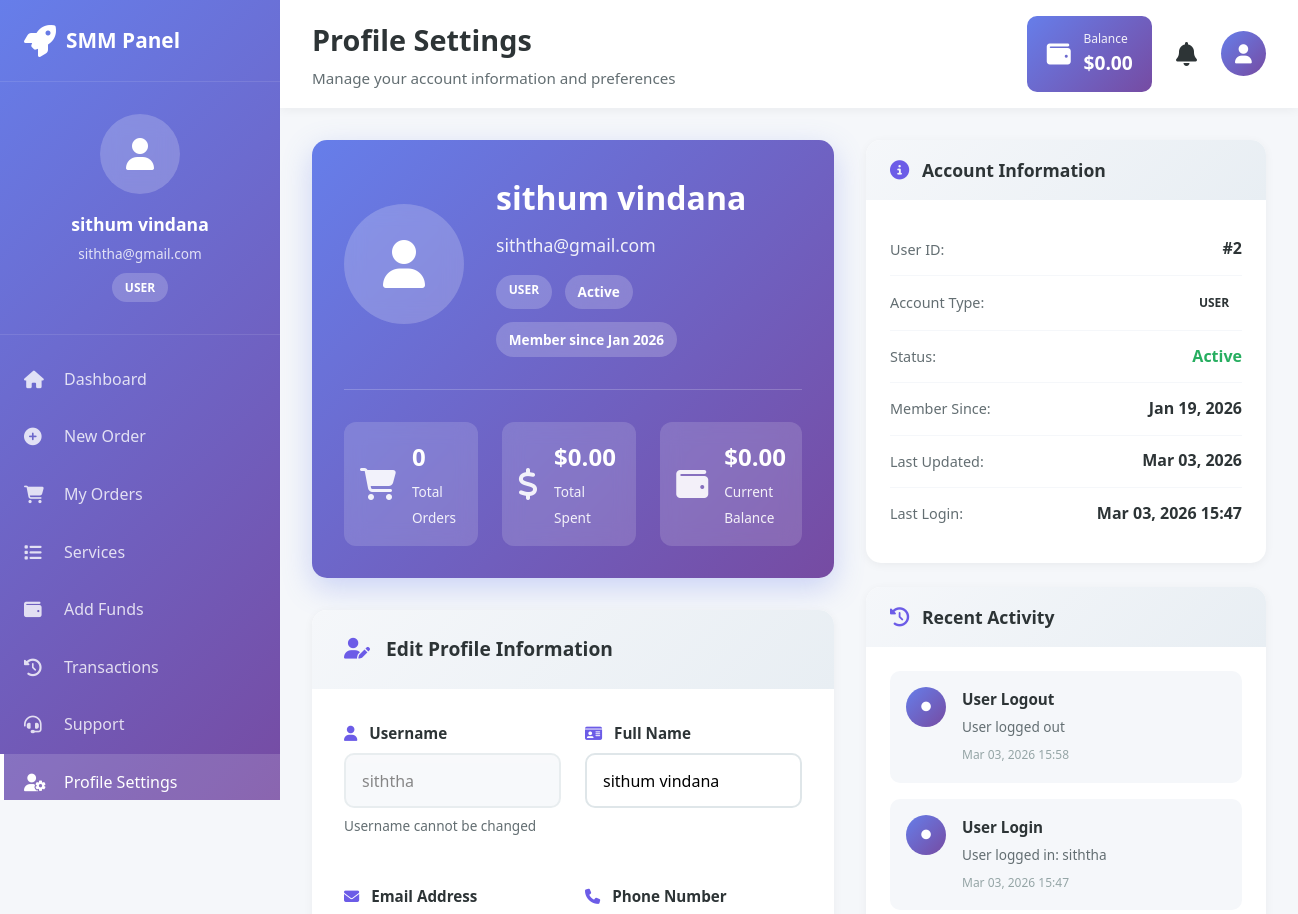
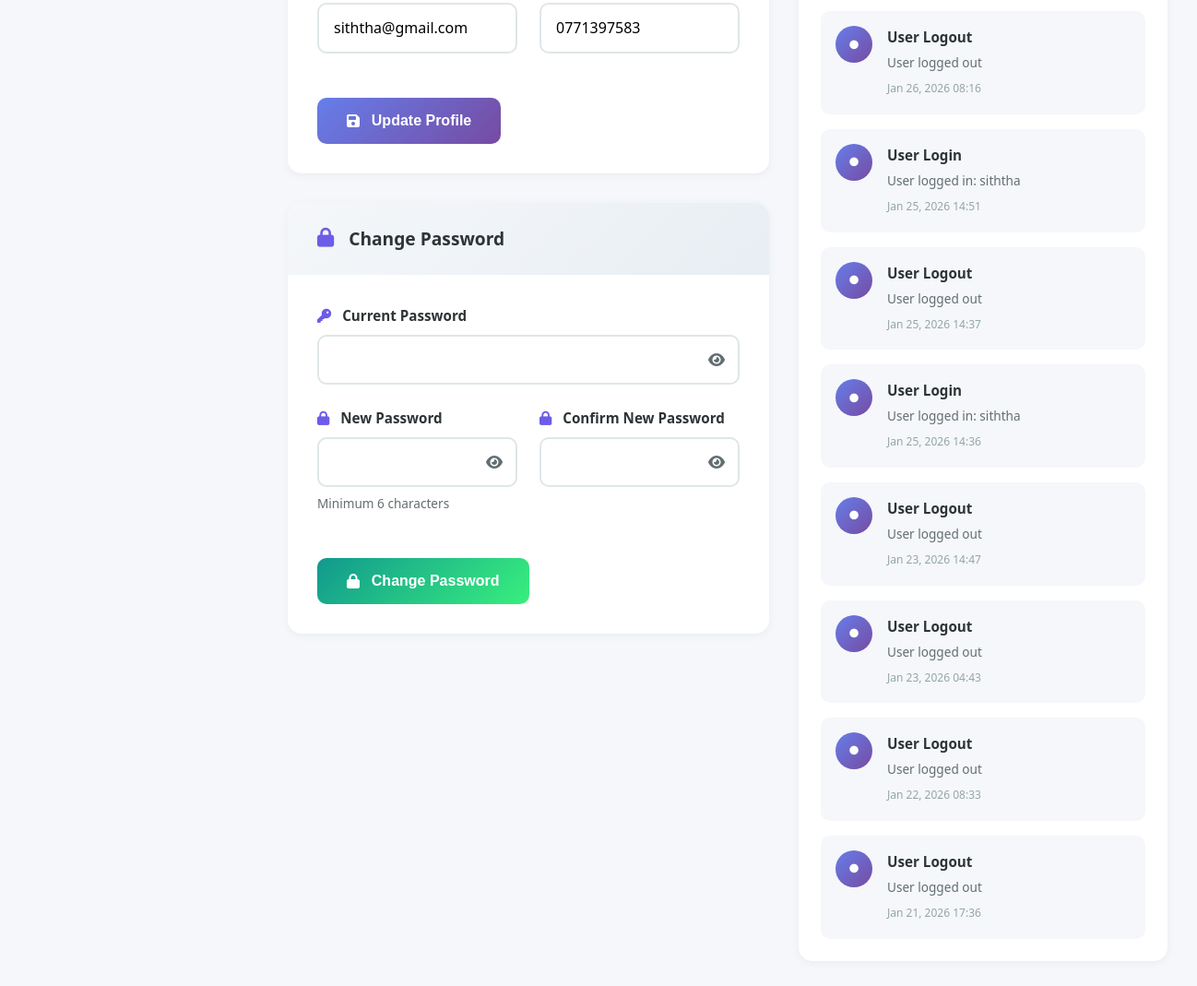
The app's page /profile.php (signed in) with its own data (2 pictures, top to bottom).
### tables this page shows
CREATE TABLE `users` (
  `id` int(11) NOT NULL,
  `full_name` varchar(100) NOT NULL,
  `email` varchar(100) NOT NULL,
  `username` varchar(50) NOT NULL,
  `password` varchar(255) NOT NULL,
  `user_role` enum('admin','user','reseller') DEFAULT 'user',
  `balance` decimal(10,2) DEFAULT 0.00,
  `status` enum('active','suspended','inactive') DEFAULT 'active',
  `api_key` varchar(64) DEFAULT NULL,
  `profile_image` varchar(255) DEFAULT NULL,
  `phone` varchar(20) DEFAULT NULL,
  `verification_token` varchar(64) DEFAULT NULL,
  `ip_address` varchar(45) DEFAULT NULL,
  `country` varchar(50) DEFAULT NULL,
  `created_at` timestamp NOT NULL DEFAULT current_timestamp(),
  `last_login` timestamp NULL DEFAULT NULL,
  `updated_at` timestamp NOT NULL DEFAULT current_timestamp() ON UPDATE current_timestamp()
);

CREATE TABLE `activity_logs` (
  `id` int(11) NOT NULL,
  `user_id` int(11) DEFAULT NULL,
  `action` varchar(100) NOT NULL,
  `description` text DEFAULT NULL,
  `ip_address` varchar(45) DEFAULT NULL,
  `created_at` timestamp NOT NULL DEFAULT current_timestamp()
);

### profile.php (the view, shortened to what the rows shown need)
<?php
require_once 'config.php';
$user_id = $_SESSION['user_id'];
$user_query = mysqli_query($conn, "SELECT * FROM users WHERE id = $user_id");
$user = mysqli_fetch_assoc($user_query);
$recent_activity = mysqli_query($conn, "
    SELECT * FROM activity_logs
    WHERE user_id = $user_id
    ORDER BY created_at DESC
    LIMIT 10
");
?>
<!DOCTYPE html>
<html lang="en">
<head>
    <link rel="stylesheet" href="assets/css/styles.css">
    <link rel="stylesheet" href="assets/css/dashboard.css">
    <link rel="stylesheet" href="assets/css/profile.css">
    <link rel="stylesheet" href="https://cdnjs.cloudflare.com/ajax/libs/font-awesome/6.4.0/css/all.min.css">
</head>
<body class="dashboard-body">
    <aside class="sidebar" id="sidebar">
        <div class="sidebar-user">
            <div class="user-info">
                <h4><?php echo htmlspecialchars($user['full_name']); ?></h4>
                <p><?php echo htmlspecialchars($user['email']); ?></p>
               <span class="user-badge"><?php echo ucfirst($user['user_role']); ?></span>
            </div>
        </div>
    </aside>
    <div class="main-content">
        <header class="top-header">
            <div class="header-title">
                <h1>Profile Settings</h1>
            </div>
            <div class="header-actions">
                <div class="balance-display">
                    <div>
                        <small>Balance</small>
                        <strong>$<?php echo number_format($user['balance'], 2); ?></strong>
                    </div>
                </div>
            </div>
        </header>
        <div class="dashboard-content">
            <div class="profile-container">
                <div class="profile-main">
                    <div class="profile-overview-card">
                        <div class="profile-header-section">
                            <div class="profile-header-info">
                                <h2><?php echo htmlspecialchars($user['full_name']); ?></h2>
                                <p><?php echo htmlspecialchars($user['email']); ?></p>
                                <div class="profile-badges">
                                     <span class="user-badge"><?php echo ucfirst($user['user_role']); ?></span>
                                    <span class="profile-badge status"><?php echo ucfirst($user['status']); ?></span>
                                    <span class="profile-badge member">Member since <?php echo date('M Y', strtotime($user['created_at'])); ?></span>
                                </div>
                            </div>
                        </div>
                        <div class="profile-stats-row">
                            <div class="profile-stat">
                                <div>
                                    <strong>$<?php echo number_format($user['balance'], 2); ?></strong>
                                    <span>Current Balance</span>
                                </div>
                            </div>
                        </div>
                    </div>
                    <div class="profile-form-card">
                        <form method="POST" action="" class="profile-form">
                            <div class="form-row">
                                <div class="form-group">
                                    <label for="username">
                                        <i class="fas fa-user"></i> Username
                                    </label>
                                    <input type="text"
                                           id="username"
                                           value="<?php echo htmlspecialchars($user['username']); ?>"
                                           disabled
                                           class="form-control">
                                    <small>Username cannot be changed</small>
                                </div>
                                <div class="form-group">
                                    <label for="full_name">
                                        <i class="fas fa-id-card"></i> Full Name
                                    </label>
                                    <input type="text"
                                           id="full_name"
                                           name="full_name"
                                           value="<?php echo htmlspecialchars($user['full_name']); ?>"
                                           class="form-control"
                                           required>
                                </div>
                            </div>
                            <div class="form-row">
                                <div class="form-group">
                                    <label for="email">
                                        <i class="fas fa-envelope"></i> Email Address
                                    </label>
                                    <input type="email"
                                           id="email"
                                           name="email"
                                           value="<?php echo htmlspecialchars($user['email']); ?>"
                                           class="form-control"
                                           required>
                                </div>
                                <div class="form-group">
                                    <label for="phone">
                                        <i class="fas fa-phone"></i> Phone Number
                                    </label>
                                    <input type="tel"
                                           id="phone"
                                           name="phone"
                                           value="<?php echo htmlspecialchars($user['phone']); ?>"
                                           class="form-control"
                                           placeholder="+1234567890">
                                </div>
                            </div>
                        </form>
                    </div>
                </div>
                <div class="profile-sidebar">
                    <div class="info-card">
                        <div class="info-card-body">
                            <div class="info-item">
                                <span class="info-label">User ID:</span>
                                <span class="info-value">#<?php echo $user['id']; ?></span>
                            </div>
                            <div class="info-item">
                                <span class="info-label">Account Type:</span>
                                 <span class="user-badge"><?php echo ucfirst($user['user_role']); ?></span>
                            </div>
                            <div class="info-item">
                                <span class="info-label">Status:</span>
                                <span class="info-value status-<?php echo $user['status']; ?>"><?php echo ucfirst($user['status']); ?></span>
                            </div>
                            <div class="info-item">
                                <span class="info-label">Member Since:</span>
                                <span class="info-value"><?php echo date('M d, Y', strtotime($user['created_at'])); ?></span>
                            </div>
                            <div class="info-item">
                                <span class="info-label">Last Updated:</span>
                                <span class="info-value"><?php echo date('M d, Y', strtotime($user['updated_at'])); ?></span>
                            </div>
                            <?php if ($user['last_login']): ?>
                            <div class="info-item">
                                <span class="info-label">Last Login:</span>
                                <span class="info-value"><?php echo date('M d, Y H:i', strtotime($user['last_login'])); ?></span>
                            </div>
                            <?php endif; ?>
                        </div>
                    </div>
                    <div class="info-card">
                        <div class="info-card-body">
                            <?php if (mysqli_num_rows($recent_activity) > 0): ?>
                                <div class="activity-list">
                                    <?php while ($activity = mysqli_fetch_assoc($recent_activity)): ?>
                                        <div class="activity-item">
                                            <div class="activity-icon">
                                                <i class="fas fa-circle"></i>
                                            </div>
                                            <div class="activity-content">
                                                <strong><?php echo htmlspecialchars($activity['action']); ?></strong>
                                                <p><?php echo htmlspecialchars($activity['description']); ?></p>
                                                <small><?php echo date('M d, Y H:i', strtotime($activity['created_at'])); ?></small>
                                            </div>
                                        </div>
                                    <?php endwhile; ?>
                                </div>
                            <?php else: ?>
                                <p class="no-activity">No recent activity</p>
                            <?php endif; ?>
                        </div>
                    </div>
                </div>
            </div>
        </div>
    </div>
</body>
</html>

### records on screen
users: full_name "sithum vindana", email "siththa@gmail.com", user_role "USER", balance "0.00", status "Active", created_at "Jan 2026", username "siththa", phone "0771397583", id "2", created_at "Jan 19, 2026", updated_at "Mar 03, 2026", last_login "Mar 03, 2026 15:47"
activity_logs: action "User Logout", description "User logged out", created_at "Mar 03, 2026 15:58"
activity_logs: action "User Login", description "User logged in: siththa", created_at "Mar 03, 2026 15:47"
activity_logs: action "User Logout", description "User logged out", created_at "Jan 26, 2026 08:16"
activity_logs: action "User Login", description "User logged in: siththa", created_at "Jan 25, 2026 14:51"
activity_logs: action "User Logout", description "User logged out", created_at "Jan 25, 2026 14:37"
activity_logs: action "User Login", description "User logged in: siththa", created_at "Jan 25, 2026 14:36"
activity_logs: action "User Logout", description "User logged out", created_at "Jan 23, 2026 14:47"
activity_logs: action "User Logout", description "User logged out", created_at "Jan 23, 2026 04:43"
activity_logs: action "User Logout", description "User logged out", created_at "Jan 22, 2026 08:33"
activity_logs: action "User Logout", description "User logged out", created_at "Jan 21, 2026 17:36"

### other values on screen
$orders_count "0"
$total_spent "0.00"
